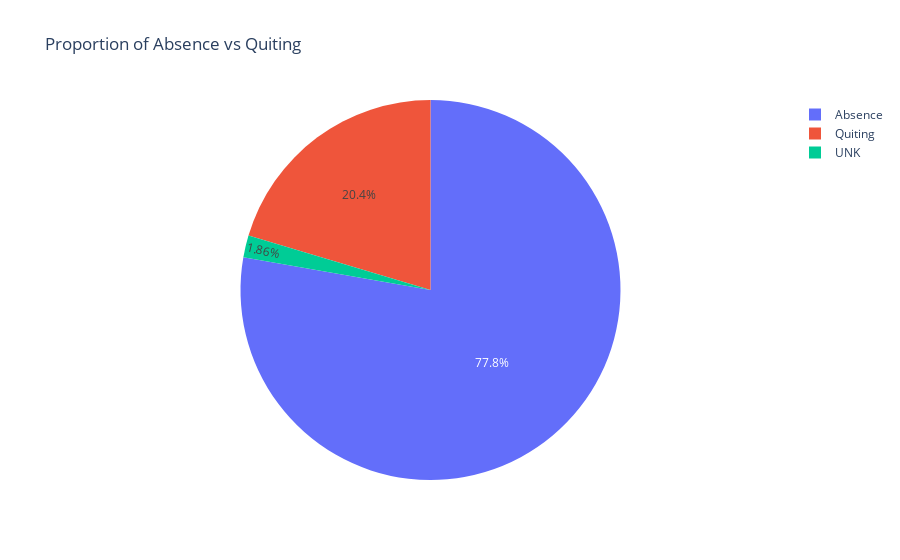

The cell this chart's notebook holds for it:
### Markdown cell above
## Proportion of Absence vs Quiting

### Code cell
# Count the number of instances of each class
class_counts = df['Class'].value_counts().to_dict()

# Create the pie chart
fig = px.pie(values=list(class_counts.values()),
             names=['Absence', 'Quiting', 'UNK'],
             labels=['Absence' if key == 0 else 'Quiting' if key == 1 else 'UNK' for key in class_counts.keys()],
             title='Proportion of Absence vs Quiting')

# Show the chart
fig.show()

### Figure 1 — Plotly figure (JSON) as saved in the notebook; plotly's stock layout.template omitted (floating-point values rounded to 4 significant figures)
{"data": [{"domain": {"x": [0, 1], "y": [0, 1]}, "hovertemplate": "label=%{label}<br>value=%{value}<extra></extra>", "labels": ["Absence", "Quiting", "UNK"], "legendgroup": "", "name": "", "showlegend": true, "type": "pie", "values": [752, 197, 18]}], "layout": {"legend": {"tracegroupgap": 0}, "title": {"text": "Proportion of Absence vs Quiting"}}}
